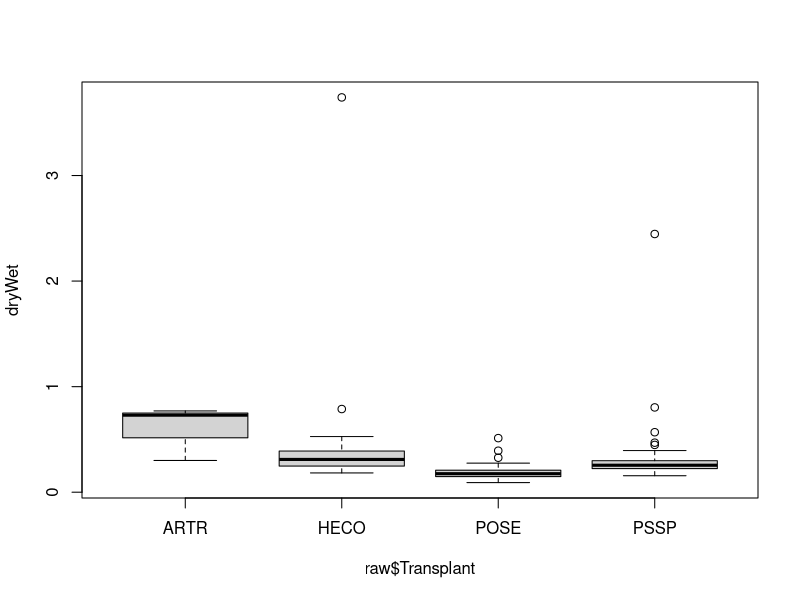
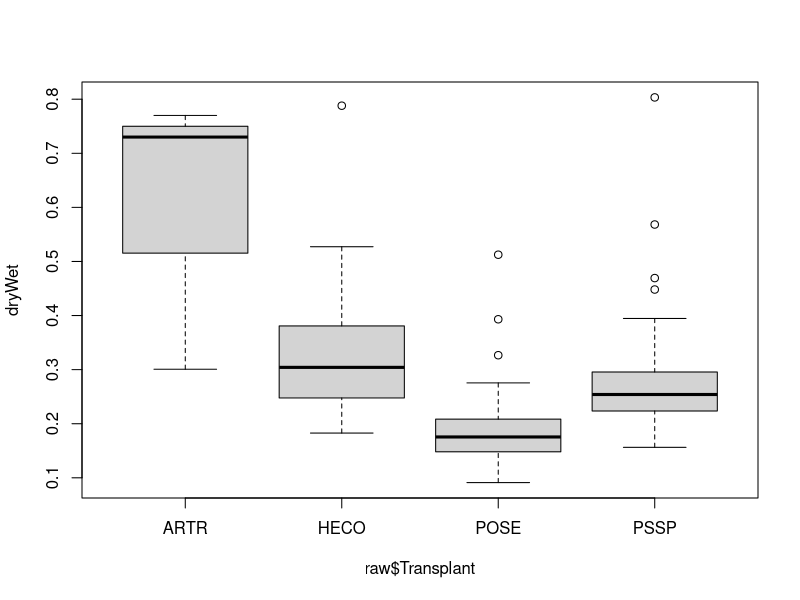
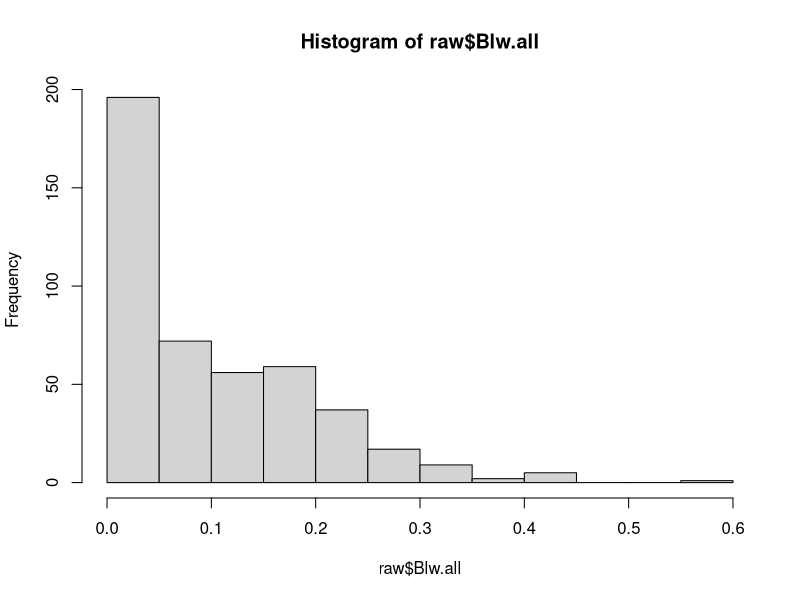
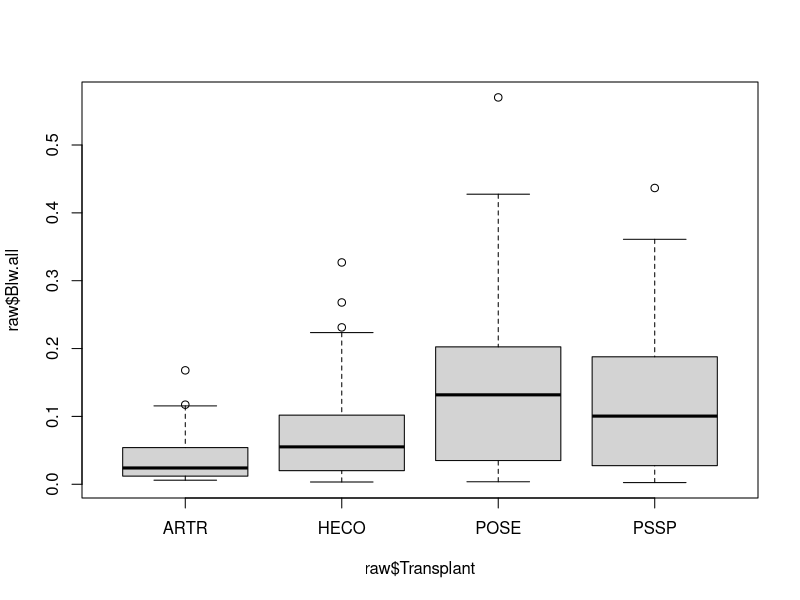
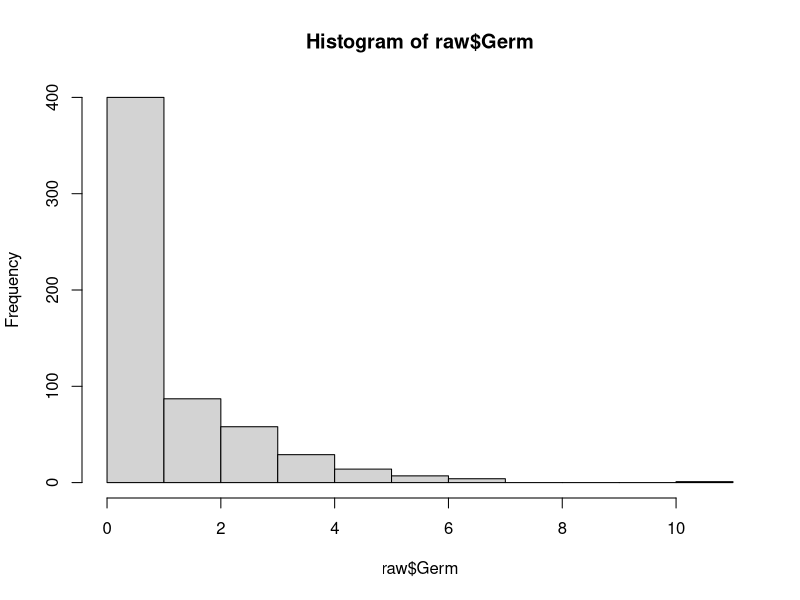

Write the R code that produced these figures, in order.
setwd("C:/Users/A02268715/Box Sync/PSFcoexist/R/PSFcoexist")
library(car)

#Raw data import
raw<-read.csv("Transplant data_labels corrected 190102.csv")

#Derive values of interest---------------
#Area
raw$Area<-raw$Length180709/2*raw$Width180709/2*pi #calculate as ellipse

#Belowground biomass
#Examine dry-wet ratios
dryWet<-raw$Blw/raw$Blw.sub
boxplot(dryWet~raw$Transplant)#2 outliers that are >1
#Take out outliers from raw data
out<-which(dryWet>1)
raw$Blw[out]<-NA
raw$Blw.sub[out]<-NA
#recalculate
dryWet<-raw$Blw/raw$Blw.sub
boxplot(dryWet~raw$Transplant)#species-specific ratios
summary(aov(dryWet~raw$Transplant))#super significant
ARTR.ratio<-mean(na.exclude(dryWet[which(raw$Transplant=="ARTR")]))
HECO.ratio<-mean(na.exclude(dryWet[which(raw$Transplant=="HECO")]))
POSE.ratio<-mean(na.exclude(dryWet[which(raw$Transplant=="POSE")]))
PSSP.ratio<-mean(na.exclude(dryWet[which(raw$Transplant=="PSSP")]))
#Process data
raw$Blw.all<-NA
for (i in 1:length(raw[,1])){
  if (!is.na(raw$Blw[i])){
    raw$Blw.all[i]<-raw$Blw.wet.num[i]*raw$Blw[i]/raw$Blw.sub[i]
    next
  }
  if (!is.na(raw$Blw.wet.num[i])){#use mean spp ratios for ones without subsamples
    if (raw$Transplant[i]=="ARTR"){
      raw$Blw.all[i]<-raw$Blw.wet.num[i]*ARTR.ratio
    }
    if (raw$Transplant[i]=="HECO"){
      raw$Blw.all[i]<-raw$Blw.wet.num[i]*HECO.ratio
    }
    if (raw$Transplant[i]=="POSE"){
      raw$Blw.all[i]<-raw$Blw.wet.num[i]*POSE.ratio
    }
    if (raw$Transplant[i]=="PSSP"){
      raw$Blw.all[i]<-raw$Blw.wet.num[i]*PSSP.ratio
    }
  }

}
#Check for outliers
hist(raw$Blw.all)#looks fine
boxplot(raw$Blw.all~raw$Transplant)#looks fine

#Repro
raw$Repro180514[is.na(raw$Repro180514)]<-0
raw$Repro180709[is.na(raw$Repro180709)]<-0
raw$Repro<-raw$Repro180514+raw$Repro180709
raw$Repro[raw$Repro>1]<-1

#Germination (did not use April census bc low confidence in seedling ID, likely all weeds)
raw$Germ180514[is.na(raw$Germ180514)]<-0
raw$Germ180531[is.na(raw$Germ180531)]<-0
raw$Germ180709[is.na(raw$Germ180709)]<-0
raw$Germ180716[is.na(raw$Germ180716)]<-0
raw$Germ<-raw$Germ180514+raw$Germ180531+raw$Germ180709+raw$Germ180716
hist(raw$Germ)
subset(raw,Germ>10)#only one entry with 11, accompanying notes confirm all definitely ARTR. Leave in as is.

#Survival
raw$Surv<-raw$Surv180709
raw$Surv[is.na(raw$Surv)]<-1

#Height
raw$Height<-raw$Height180709

#OUTPUT clean data with only columns of interest-------------------
clean<-raw[,c(1:6,10,32,36,40:45)]
write.csv(clean,"Transplant data clean 190201.csv")
